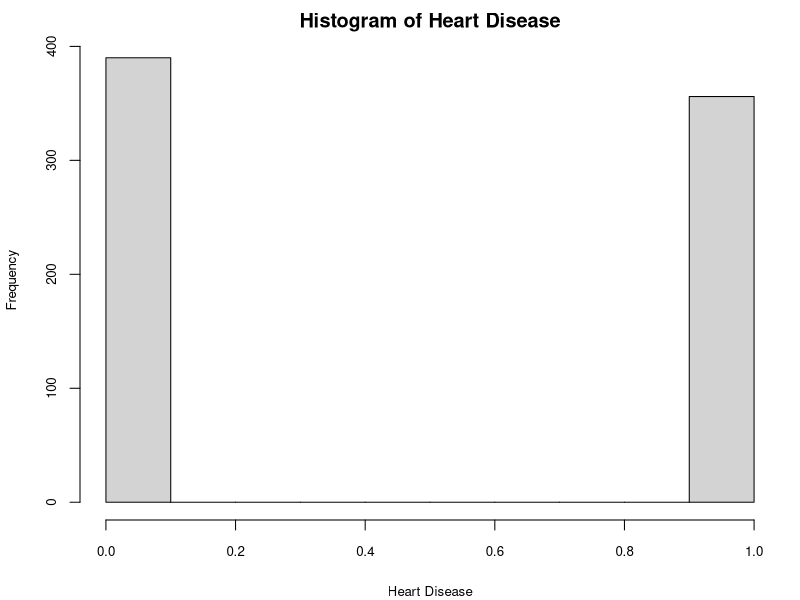
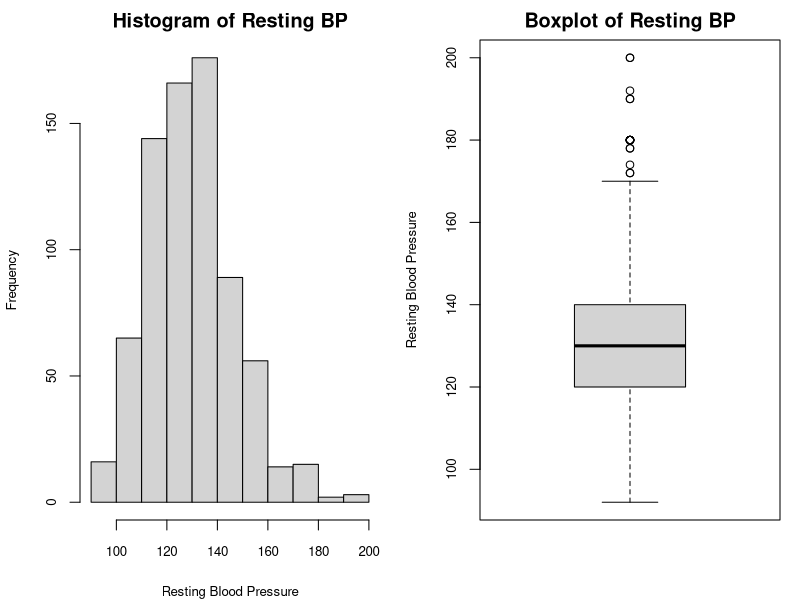
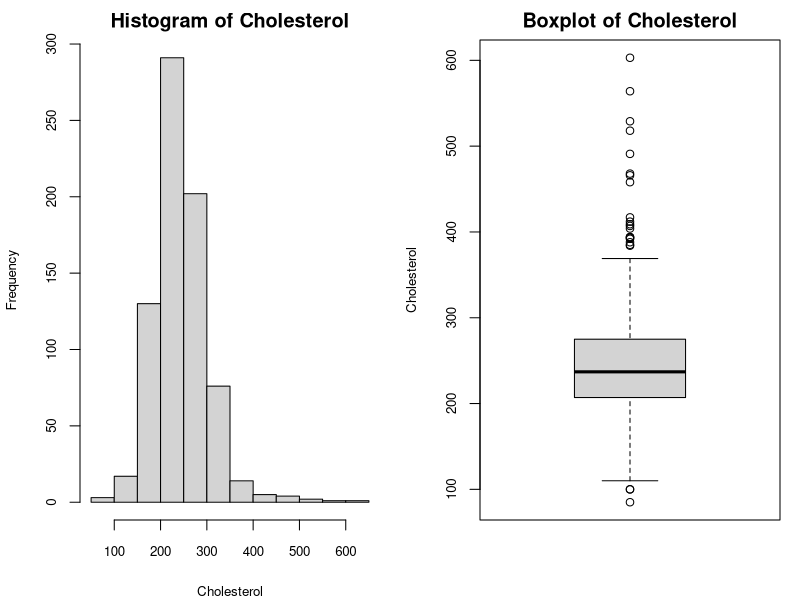
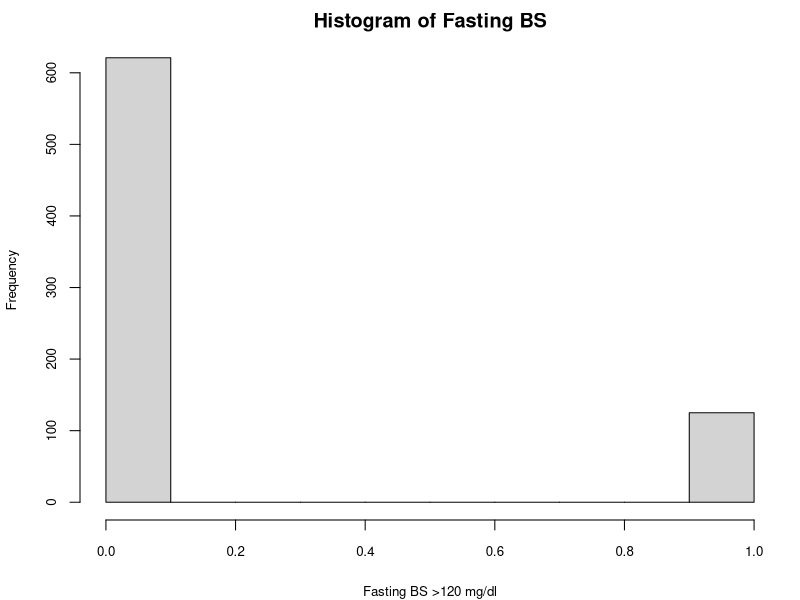
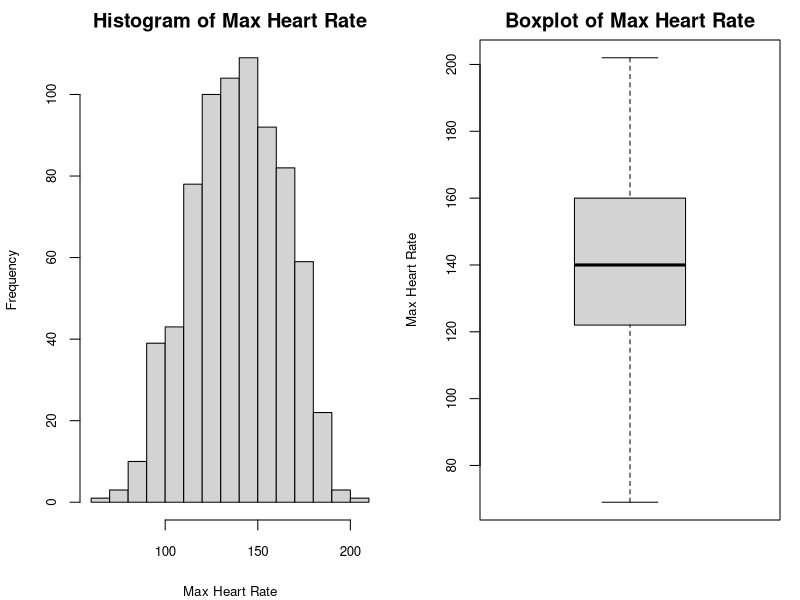
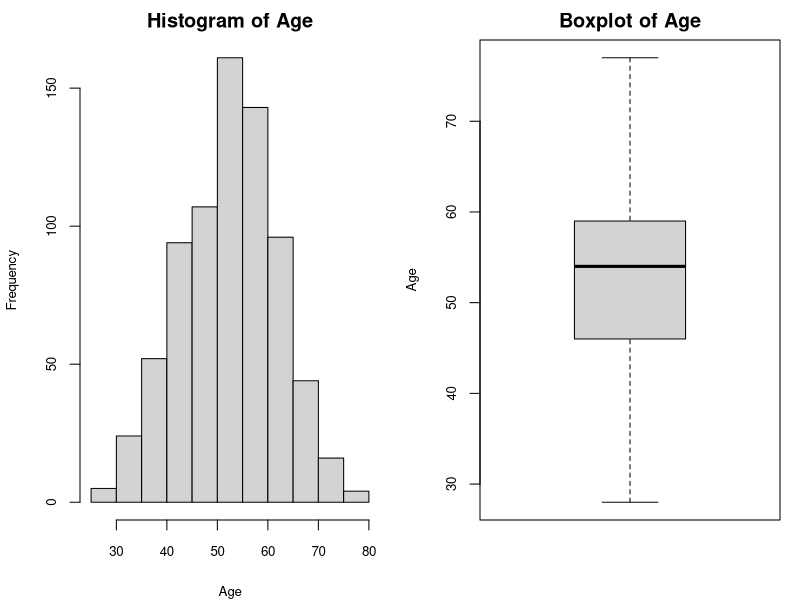
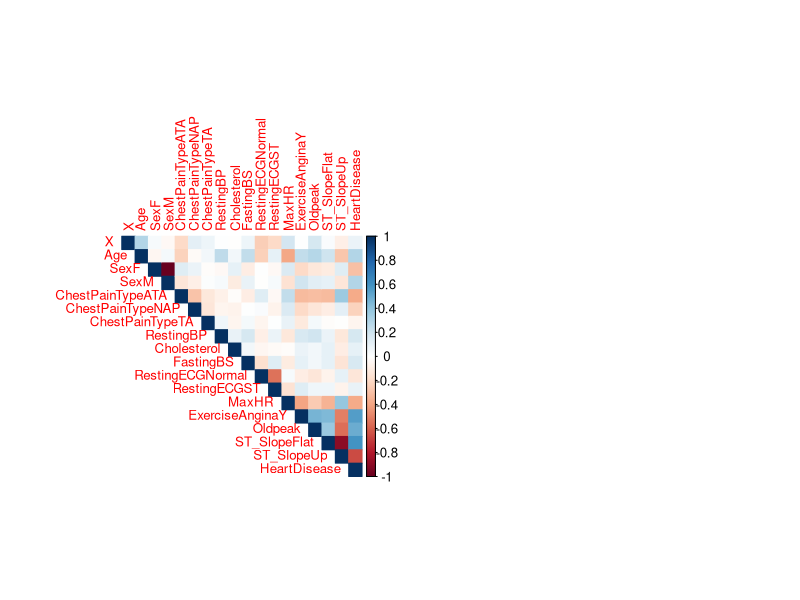

Source code (R) for these figures, in order: (Note: this script raises an error after producing the figures.)
## ---- chunk 1
knitr::opts_chunk$set(echo = TRUE)
heart_data <- read.csv("heart.csv")
require(dplyr)
## ---- chunk 2
# Set graphical parameters to display plots side by side and reduce size
par(mfrow = c(1, 1), mar = c(4, 4, 2, 1), cex.lab = 0.8, cex.axis = 0.8)
hist(heart_data$HeartDisease,
     main = "Histogram of Heart Disease", 
        xlab = "Heart Disease", 
        ylab = "Frequency")
## ---- chunk 3
m <- mean(heart_data$HeartDisease)

sterr <- sqrt((mean(heart_data$HeartDisease)*(1-mean(heart_data$HeartDisease)))/nrow(heart_data))

critical <- qnorm(p=0.025,mean=0,sd=1,lower.tail=FALSE)

m-critical*sterr
m+critical*sterr
## ---- chunk 4
# Set graphical parameters to display plots side by side
par(mfrow = c(1, 2))  # set 1 row and 2 columns
par(mar = c(4, 4, 2, 1))  # set margin sizes (bottom, left, top, right)
hist(heart_data$RestingBP,
     main = "Histogram of Resting BP", 
        xlab = "Resting Blood Pressure", 
        ylab = "Frequency")
boxplot(heart_data$RestingBP,
        main = "Boxplot of Resting BP", 
        ylab = "Resting Blood Pressure")
## ---- chunk 5
heart_data <- dplyr::filter(heart_data, RestingBP > 0)
## ---- chunk 6
m <- mean(heart_data$RestingBP)

sterr <- sd(heart_data$RestingBP)/nrow(heart_data)

critical <- qnorm(p=0.025,mean=0,sd=1,lower.tail=FALSE)

m-critical*sterr
m+critical*sterr
## ---- chunk 7
# Set graphical parameters to display plots side by side
par(mfrow = c(1, 2))  # set 1 row and 2 columns
par(mar = c(4, 4, 2, 1))  # set margin sizes (bottom, left, top, right)
hist(heart_data$Cholesterol,
     main = "Histogram of Cholesterol", 
        xlab = "Cholesterol", 
        ylab = "Frequency")
boxplot(heart_data$Cholesterol,
        main = "Boxplot of Cholesterol", 
        ylab = "Cholesterol")
## ---- chunk 8
heart_data <- filter(heart_data, Cholesterol > 0)
## ---- chunk 9
m <- mean(heart_data$Cholesterol)

sterr <- sd(heart_data$Cholesterol)/nrow(heart_data)

critical <- qnorm(p=0.025,mean=0,sd=1,lower.tail=FALSE)

m-critical*sterr
m+critical*sterr
## ---- chunk 10
# Set graphical parameters to display plots side by side
par(mfrow = c(1, 1))  # set 1 row and 1 column
par(mar = c(4, 4, 2, 1))  # set margin sizes (bottom, left, top, right)
hist(heart_data$FastingBS,
     main = "Histogram of Fasting BS", 
        xlab = "Fasting BS >120 mg/dl", 
        ylab = "Frequency")
## ---- chunk 11
m <- mean(heart_data$FastingBS)

sterr <- sqrt((mean(heart_data$FastingBS)*(1-mean(heart_data$FastingBS)))/nrow(heart_data))

critical <- qnorm(p=0.025,mean=0,sd=1,lower.tail=FALSE)

m-critical*sterr
m+critical*sterr
## ---- chunk 12
# Set graphical parameters to display plots side by side
par(mfrow = c(1, 2))  # set 1 row and 2 columns
par(mar = c(4, 4, 2, 1))  # set margin sizes (bottom, left, top, right)
hist(heart_data$MaxHR,
     main = "Histogram of Max Heart Rate", 
        xlab = "Max Heart Rate", 
        ylab = "Frequency")
boxplot(heart_data$MaxHR,
        main = "Boxplot of Max Heart Rate", 
        ylab = "Max Heart Rate")
## ---- chunk 13
m <- mean(heart_data$MaxHR)

sterr <- sd(heart_data$MaxHR)/nrow(heart_data)

critical <- qnorm(p=0.025,mean=0,sd=1,lower.tail=FALSE)

m-critical*sterr
m+critical*sterr
## ---- chunk 14
# Set graphical parameters to display plots side by side
par(mfrow = c(1, 2))  # set 1 row and 2 columns
par(mar = c(4, 4, 2, 1))  # set margin sizes (bottom, left, top, right)
hist(heart_data$Age,
     main = "Histogram of Age", 
        xlab = "Age", 
        ylab = "Frequency")
boxplot(heart_data$Age,
        main = "Boxplot of Age", 
        ylab = "Age")
## ---- chunk 15
m <- mean(heart_data$Age)

sterr <- sd(heart_data$Age)/nrow(heart_data)

critical <- qnorm(p=0.025,mean=0,sd=1,lower.tail=FALSE)

m-critical*sterr
m+critical*sterr
## ---- chunk 16
library(corrplot)

heart_data_encoded <- model.matrix(~.-1, data = heart_data)

cor_matrix <- cor(heart_data_encoded)

corrplot(cor_matrix, method = "color", type = "upper", tl.cex = 0.8)
## ---- chunk 17
write.csv(heart_data,"heart.csv")
